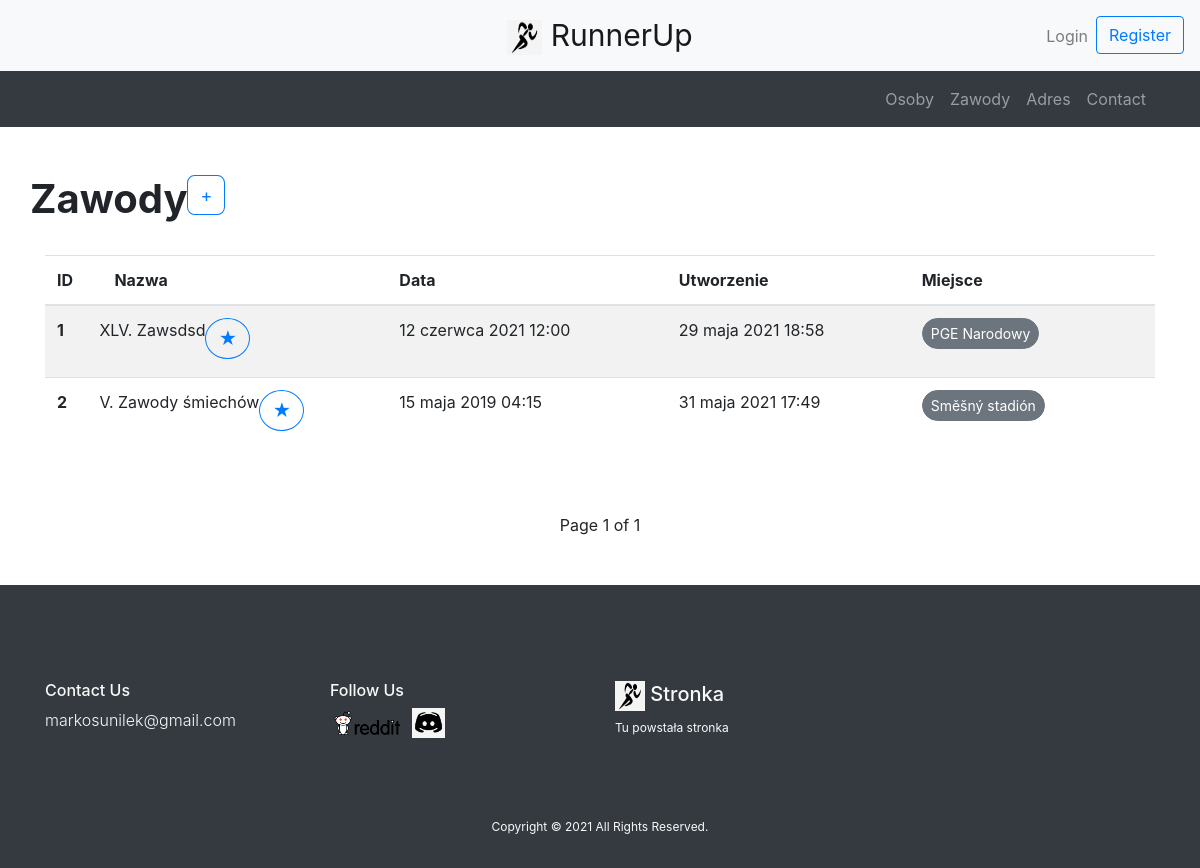
Screenshot of /zawody/ with the database file from the repository.
### polls/models.py (models this page shows, shortened)
class Zawody(models.Model):
    zawody_nazwa = models.CharField(max_length=200, verbose_name='Nazwa')
    zawody_data = models.DateTimeField(default=return_date_time, verbose_name='Kiedy', help_text='<em>DD.MM.YYYY HH:MM</em>')
    aff_url = models.SlugField(blank=True, null=True, help_text='wyrazy-oddzielone-myslnikami')
    zawody_pub = models.DateTimeField(auto_now_add=True)
    stadion = models.ForeignKey(Stadion, on_delete=models.CASCADE)

class Stadion(models.Model):
    stadion_nazwa = models.CharField(max_length=100, blank=False, unique=True, verbose_name='Nazwa stadionu')
    pojemnosc_trybun = models.IntegerField(default=0, null=True, blank=True, verbose_name='Pojemność trybun')
    niepelnosprawni = models.BooleanField(default=False, verbose_name='Niepełnosprawni')
    stadion_adres = models.OneToOneField(Adres, on_delete=models.CASCADE, verbose_name='Adres stadionu')
    stadion_zdjecie = models.ImageField(upload_to="polls/images/", null=True, blank=True, verbose_name='Zdjęcie stadionu')
    naw_av = models.DecimalField(default=0, max_digits=3, decimal_places=2)
    sza_av = models.DecimalField(default=0, max_digits=3, decimal_places=2)
    org_av = models.DecimalField(default=0, max_digits=3, decimal_places=2)
    def __str__(self):
        return self.stadion_nazwa

### polls/views.py (the view, shortened to what this page needs)
# urls.py: path('zawody/', views.zawody, name="zawody"),
def zawody(request):
    zawody = Zawody.objects.all()
    paginator = Paginator(zawody, 6)
    page_number = request.GET.get('page')
    page_obj = paginator.get_page(page_number)
    uzawody = ZawodyForm()
    return render(request=request, template_name="zawody.html", context={"page_obj": page_obj, "uzawody": uzawody,
                                                                         })

### polls/models.py (called while the page is built)
def return_date_time():
    now = timezone.now()
    return now + datetime.timedelta(days=7)

    def __str__(self):
        return self.woj_nazwa

    def __str__(self):
        return self.razem()

    def razem(self):
        return "{}, ul. {} {}/{}, {}, {}".format(self.Acode.Miasto, self.Ulica, self.NrDomu, self.NrLokalu,
                                        self.Acode.ZIP, self.Acode.Woj)

### templates/zawody.html (shortened to what this page needs)
{% extends "header.html" %}
{% load crispy_forms_filters %}
{% block content %}
    {% load crispy_forms_tags %}
    <div class="container py-5">
        <div class="row">
            <h1 class="font-weight-bold">Zawody</h1>
            {% if user.is_superuser %}
                <button type="button" class="btn btn-outline-primary align-top" style="font-size:18px; border-radius: 20%; height: 40px;" data-toggle="modal" data-target="#zawodyModal">+</button>
            {% elif user.is_authenticated %}
                <a tabindex="0" class="btn-xs btn-outline-danger align-top disabled text-nowrap" style="height: 0" role="button" data-toggle="popover" data-trigger="focus" title="Brak uprawnień" data-content="Nie posiadasz wystarczających uprawnień do tego typu akcji">X</a>
            {% else %}
                <a href="/register/" class="btn btn-outline-primary align-top" style="font-size:18px; border-radius: 20%; height: 40px;">+</a>
            {% endif %}
        </div>
        <br>
    <table class="table table-striped table-hover">
        <thead>
            <tr>
                <th scope="col">ID</th>
                <th scope="col">Nazwa</th>
                <th scope="col">Data</th>
                <th scope="col">Utworzenie</th>
                <th scope="col">Miejsce</th>
                <th scope="col"></th>
            </tr>
        </thead>
        <tbody>
            {% for z in page_obj %}
                <tr>
                    <th scope="row">{{ z.id }}</th>
                    <td>
                    <div class="row">
                        <a href="/zawody/{{ z.aff_url }}" style="color: inherit;">
                            {{ z.zawody_nazwa }}
                        </a>
                        {% if user.is_authenticated %}
                            <form method="post">
                                {% csrf_token %}
                                <input type="hidden" value="{{z.id}}" name="id_zawody">
                                <button type="submit" class="btn-xs btn-outline-primary align-top" style="border-radius: 50%; line-height: 5px; line-width:5px">★</button>
                            </form>
                        {% else %}
                            <a href="/register/" class="btn btn-outline-primary" style="font-size:18px; border-radius: 50%">★</a>
                        {% endif %}
                    </div>
                    </td>
                    <td><p class="data">{{ z.zawody_data }}</p></td>
                    <td><p class="dataTables_wrapper">{{ z.zawody_pub }}</p></td>
                    <td>
                    <address>
                        <a class="btn btn-sm btn-secondary rounded-pill" data-toggle="collapse" href="#collapse{{z.pk}}" role="button" aria-expanded="false" aria-controls="collapse{{z.pk}}" style="">{{ z.stadion }}</a>
                    </address>
                    </td>
                    <td>
                    </td>
                </tr>
        {% endfor %}
        </tbody>
    </table>
    </div>
        <div class="container">
            <div class="pagination justify-content-center">
                <span class="step-links">
                    <span class="current">
                        Page {{ page_obj.number }} of {{ page_obj.paginator.num_pages }}
                    </span>
                </span>
            </div>
        </div>
{% endblock %}

### rows the page displays
Zawody: id "1", zawody_nazwa "XLV. Zawsdsd", zawody_data "12 czerwca 2021 12:00", zawody_pub "29 maja 2021 18:58", stadion "PGE Narodowy"
Zawody: id "2", zawody_nazwa "V. Zawody śmiechów", zawody_data "15 maja 2019 04:15", zawody_pub "31 maja 2021 17:49", stadion "Směšný stadión"

### other values shown
{{ page_obj.number }} "1"
{{ page_obj.paginator.num_pages }} "1"
